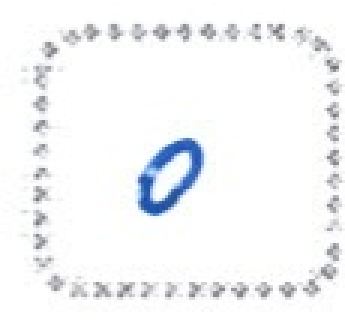
#> input picture classes/0/0.jpg, 115 x 110 px (shown 3 times larger); its folder holds only this picture in this run
$ python ocr_classifier.py
#> lines starting #> are read from the running program, lines starting #| are printed output that depends on the picture
### NB.py
from collections import defaultdict
from math import pi
from math import e
import random
import csv
import re
from sklearn.metrics import accuracy_score, confusion_matrix, classification_report


class GaussNB:
    def __init__(self):
        pass

    def load_csv(self, data, header=False):
        """
        :param data: raw comma seperated file
        :param header: remove header if it exists
        :return:
        Load and convert each string of data into a float
        """
        ifile = open(data, "rt", )
        lines = csv.reader(ifile)
        dataset = list(lines)
        if header:
            # remove header
            dataset = dataset[1:]
        for i in range(len(dataset)):
            dataset[i] = [float(x) if re.search('\d', x) else x for x in dataset[i]]
        return dataset

    def split_data(self, data, weight):
        """
        :param data:
        :param weight: indicates the percentage of rows that'll be used for training
        :return:
        Randomly selects rows for training according to the weight and uses the rest of the rows for testing.
        """
        train_size = int(len(data) * weight)
        train_set = []
        for i in range(train_size):
            random.seed(1)
            index = random.randrange(len(data))
            train_set.append(data[index])
            data.pop(index)
        return [train_set, data]

    def group_by_class(self, data, target):
        """
        :param data: Training set. Lists of events (rows) in a list
        :param target: Index for the target column. Usually the last index in the list
        :return:
        Mapping each target to a list of it's features
        """
        target_map = defaultdict(list)
        for index in range(len(data)):
            features = data[index]
            if not features:
                continue
            x = features[target]
            target_map[x].append(features[:-1])  # designating the last column as the class column
        return dict(target_map)

    def mean(self, numbers):
        """
        :param numbers: list of numbers
        :return:
        """
        result = sum(numbers) / float(len(numbers))
        return result

    def stdev(self, numbers):
        """
        :param numbers: list of numbers
        :return:
        Calculate the standard deviation for a list of numbers.
        """
        avg = self.mean(numbers)
        squared_diff_list = []
        for num in numbers:
            squared_diff = (num - avg) ** 2
            squared_diff_list.append(squared_diff)
        squared_diff_sum = sum(squared_diff_list)
        sample_n = float(len(numbers) - 1)

        if sample_n == 0:
            sample_n = 1
        var = squared_diff_sum / sample_n
        return var ** .5

    def summarize(self, test_set):
        """
        :param test_set: lists of features
        :return:
        Use zip to line up each feature into a single column across multiple lists.
        yield the mean and the stdev for each feature.
        """
        print(test_set)
        for feature in zip(*test_set):
            yield {
                'stdev': self.stdev(feature),
                'mean': self.mean(feature)
            }

    def prior_prob(self, group, target, data):
        """
        :return:
        The probability of each target class
        """
        total = float(len(data))
        result = len(group[target]) / total
        return result

    def train(self, train_list, target):
        """
        :param data:
        :param target: target class
        :return:
        For each target:
            1. yield prior_prob: the probability of each class. P(class) eg P(Iris-virginica)
            2. yield summary: list of {'mean': 0.0, 'stdev': 0.0}
        """
        group = self.group_by_class(train_list, target)
        self.summaries = {}
        for target, features in group.items():
            print(target)
            self.summaries[target] = {
                'prior_prob': self.prior_prob(group, target, train_list),
                'summary': [i for i in self.summarize(features)],
            }
        return self.summaries

    def normal_pdf(self, x, mean, stdev):
        """
        :param x: a variable
        :param mean: µ - the expected value or average from M samples
        :param stdev: σ - standard deviation
        :return: Gaussian (Normal) Density function.
        N(x; µ, σ) = (1 / 2πσ) * (e ^ (x–µ)^2/-2σ^2
        """
        variance = stdev ** 2
        exp_squared_diff = (x - mean) ** 2
        exp_power = -exp_squared_diff / (2 * variance)
        exponent = e ** exp_power
        denominator = ((2 * pi) ** .5) * stdev
        normal_prob = exponent / denominator
        return normal_prob

    # [14 lines left out: function marginal_pdf, not called in this run]

    def joint_probabilities(self, test_row):
        """
        :param test_row: single list of features to test; new data
        :return:
        Use the normal_pdf(self, x, mean, stdev) to calculate the Normal Probability for each feature
        Take the product of all Normal Probabilities and the Prior Probability.
        """
        joint_probs = {}
        for target, features in self.summaries.items():
            total_features = len(features['summary'])
            likelihood = 1
            for index in range(total_features):
                feature = test_row[index]
                mean = features['summary'][index]['mean']
                stdev = features['summary'][index]['stdev']
                normal_prob = self.normal_pdf(feature, mean, stdev)
                likelihood *= normal_prob
            prior_prob = features['prior_prob']
            joint_probs[target] = prior_prob * likelihood
        return joint_probs

    def posterior_probabilities(self, test_row):
        """
        :param test_row: single list of features to test; new data
        :return:
        For each feature (x) in the test_row:
            1. Calculate Predictor Prior Probability using the Normal PDF N(x; µ, σ). eg = P(feature | class)
            2. Calculate Likelihood by getting the product of the prior and the Normal PDFs
            3. Multiply Likelihood by the prior to calculate the Joint Probability.
        E.g.
        prior_prob: P(setosa)
        likelihood: P(sepal length | setosa) * P(sepal width | setosa) * P(petal length | setosa) * P(petal width | setosa)
        joint_prob: prior_prob * likelihood
        marginal_prob: predictor prior probability
        posterior_prob = joint_prob/ marginal_prob
        returning a dictionary mapping of class to it's posterior probability
        """
        posterior_probs = {}
        joint_probabilities = self.joint_probabilities(test_row)
        marginal_prob = self.marginal_pdf(joint_probabilities)
        for target, joint_prob in joint_probabilities.items():
            posterior_probs[target] = joint_prob / marginal_prob
        return posterior_probs

    def get_map(self, test_row):
        """
        :param test_row: single list of features to test; new data
        :return:
        Return the target class with the largest/best posterior probability
        """
        posterior_probs = self.posterior_probabilities(test_row)
        map_prob = max(posterior_probs, key=posterior_probs.get)
        return map_prob

    def predict(self, test_set):
        """
        :param test_set: list of features to test on
        :return:
        Predict the likeliest target for each row of the test_set.
        Return a list of predicted targets.
        """
        map_probs = []
        for row in test_set:
            map_prob = self.get_map(row)
            map_probs.append(map_prob)
        return map_probs

    # [6 lines left out: function report, not called in this run]

### ocr_classifier.py
import matplotlib.pyplot as plt
import matplotlib.image as mpimg
import cv2
import numpy as np
import pickle
import os
import csv
import NB as nb

import KNN


def extract_features(image_path, vector_size, label):
#> called with image_path = 'classes/0/0.jpg', vector_size = 3, label = '0'
    img = cv2.imread(image_path)
#> img is the input picture: shape (110, 115, 3); mean B, G, R 247.2, 245.5, 244.2

    gray = cv2.cvtColor(img, cv2.COLOR_BGR2GRAY)
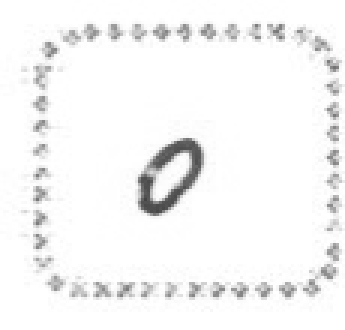
#> gray: shape (110, 115) (shown 3 times larger); min 67, max 255, mean 245.3
    small = cv2.resize(gray, (vector_size, vector_size))
#> small = [[243, 255, 254], [254, 251, 255], [222, 252, 253]]

    small = small.flatten()
#> small = [243, 255, 254, 254, 251, 255, 222, 252, 253]
    features = []
    features = (small).tolist()
#> features = [243, 255, 254, 254, 251, 255, 222, 252, 253]
    features[-1] = str(label)
    # imgplot = plt.imshow(small)
    # plt.show()
    return features


# print(feature_extractor('/classes/0/0.jpg'))

def write_csv(images_path='classes/', pickled_db_path="features.pck"):
    files = [os.path.join(images_path, p) for p in sorted(os.listdir(images_path))]
    final_path = {}
    database = []
    for f in files:
        tmp_list = [os.path.join(f, p) for p in sorted(os.listdir(f))]
        # tmp_list[-1] = f[8:]
        final_path[f[8:]] = (tmp_list)
        # print(final_path)
        with open('file.csv', "w") as csv_file:
            for key, value in final_path.items():
                writer = csv.writer(csv_file, delimiter=',')
                for path in value:
                    writer.writerow(extract_features(path, 3, key))


write_csv()


I_WANT_USE_BAYES = True
#> I_WANT_USE_BAYES = True


if I_WANT_USE_BAYES:
    nb = nb.GaussNB()
    data = nb.load_csv('file.csv', header=False)
    group = nb.group_by_class(data, -1)  # designating the last column as the class column
    train_list, test_list = nb.split_data(data, weight=.90)
    nb.train(train_list, -1)
#> (the run stopped early here; a loop or call above may not have finished)
